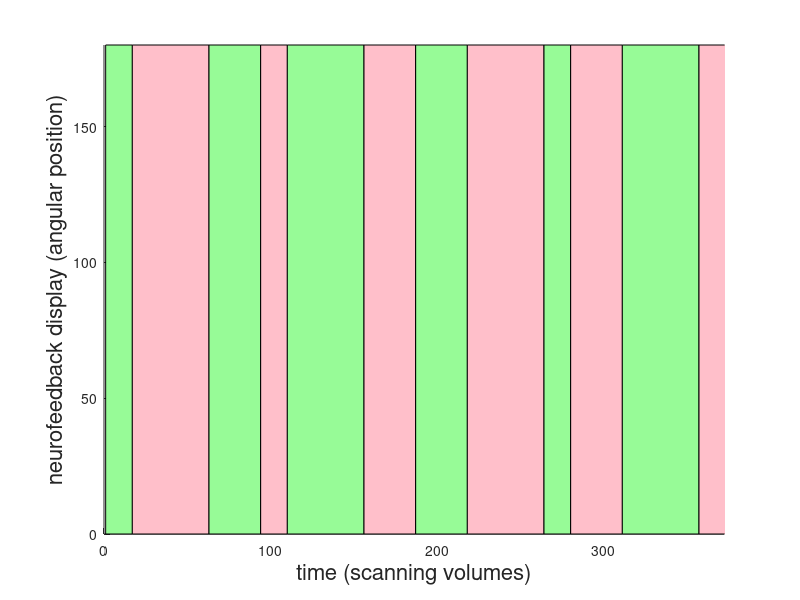

Write the MATLAB code that produced this figure. (Note: this script raises an error after producing the figure.)
clc; clear;
load('NPEP_v3.mat') % called SUB & NP_data & ClinicalStatus

% Produce Fig. 1C (a graphical representation for visual inspection and validation of the approach for modelling neurofeedback regulation performance) 
covered=1; coveredTrialOrders{1}=[];
for s=1:length(SUB)
    
    % prepare subject's Trial Order string
    clear triOrd trialOrder; triOrd=char(SUB(s).trialOrder);
    subTrialOrder=[]; for e=1:24; subTrialOrder=[subTrialOrder '            ' triOrd(e,:)]; end
        
    % check if subject's trial order matches any of the covered trial orders
    match=0; coveredTrialOrders{covered}=[];
    for cvrd=1:covered
        if ~isempty(coveredTrialOrders{cvrd})
            
            % prepare current Trial Order string
            clear triOrd trialOrder; triOrd=char(coveredTrialOrders{cvrd});
            curTrialOrder=[]; for e=1:24; curTrialOrder=[curTrialOrder '            ' triOrd(e,:)]; end
            
            % compare subject and current trial orders
            if strcmp(subTrialOrder,curTrialOrder)
                match=1;
                break; 
            end
        end
    end
    
    if match==0
        ref_sub=s;
        coveredTrialOrders{covered}       = SUB(ref_sub).trialOrder;
        subs_withSameTrialOrders{covered} = [ref_sub];
        clear SxT_ClinicalStatus % Subject x Trial Clinical Status
        for sub = ref_sub+1:length(SUB)
            if sum(strcmp(cellstr(SUB(ref_sub).trialOrder), cellstr(SUB(sub).trialOrder)))==24
                subs_withSameTrialOrders{covered} = [subs_withSameTrialOrders{covered} sub];
                if ClinicalStatus(sub)==1; SxT_ClinicalStatus(sub)=1; elseif ClinicalStatus(sub)==0; SxT_ClinicalStatus(sub)=2; end
            end
        end
    
    figure; 
    
    % Colour background 
    % (colour-selection optimized for discriminability across protanope and deuteranope colourblindness,
    % according to http://jfly.iam.u-tokyo.ac.jp/color/index.html and 
    % https://nl.mathworks.com/matlabcentral/fileexchange/24497-rgb-triple-of-color-name--version-2 )
    p=1; % position
    for T=1:12
        if strcmp(char(SUB(ref_sub).trialOrder(2*T-1)),'Focus'); 
            L = SUB(ref_sub).trial(T).length;
            patch([p p+L+1 p+L+1 p], [0 0 180*[1 1]], [1.0000    0.7500    0.7930]); % Pink
            p = p + L+1;       
        elseif strcmp(char(SUB(ref_sub).trialOrder(2*T-1)),'Wander'); 
            L = SUB(ref_sub).trial(T).length;
            patch([p p+L+1 p+L+1 p], [0 0 180*[1 1]], [0.5938    0.9833    0.5938]); % PaleGreen
            p = p + L+1;       
        else display(SUB(ref_sub).trialOrder(2*T-1))
             display(T)
             display(ref_sub)
        end
    end
        
    % Plot data
    hold on;
    xlabel('time (scanning volumes)', 'FontSize', 16);
    ylabel('neurofeedback display (angular position)', 'FontSize', 16);
    xlim([0 length(mean(NP_data( SxT_ClinicalStatus>=1,:)))])
    ylim([0 180 ])
    plot(SUB( subs_withSameTrialOrders{covered}(1) ).NP_linear, 'Color', [1 1 0], 'LineWidth', 1.5); % Yellow
    plot(mean(NP_data( SxT_ClinicalStatus==1,:) ), 'Color', [0.8008    0.5195    0.2461], 'LineStyle',':', 'LineWidth', 2); %LightBrown~"Peru" 
    plot(mean(NP_data( SxT_ClinicalStatus==2,:) ), 'Color', [0 0 1], 'LineStyle', '--', 'LineWidth', 1); %Blue
    plot(mean(NP_data( SxT_ClinicalStatus>=1,:)), 'k', 'LineWidth', 1); % Black
    title({'Modelling target NFB regulation performance', '(yellow ~ target; dotted brown ~ healthy ; dashed blue ~ pathological ; black ~ entire sample  )'});
    hold off;
    grid
    covered=covered+1;
    
    end
    
end